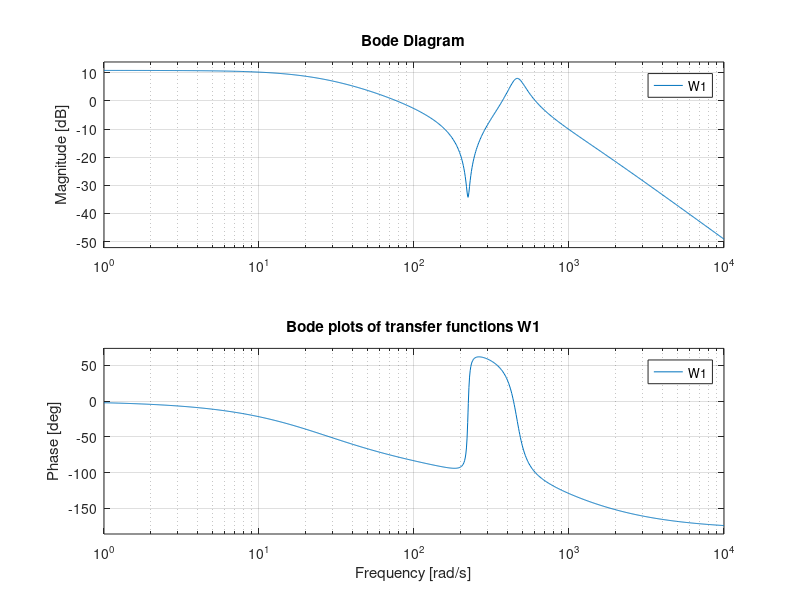
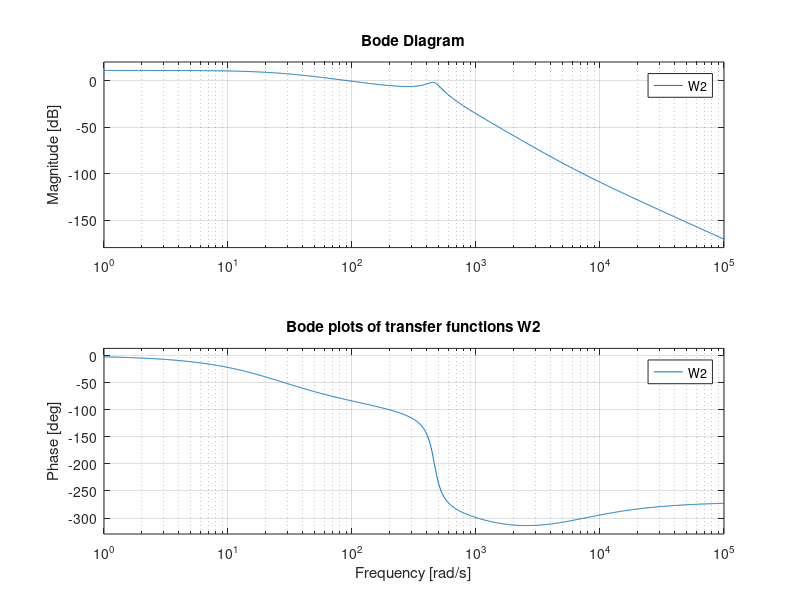
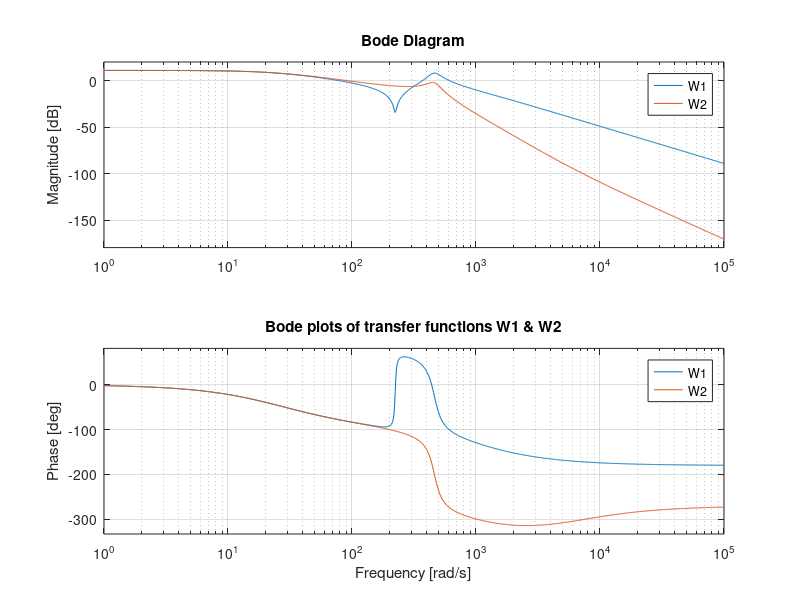

MATLAB code to generate these figures, in order: (Note: this script raises an error after producing the figures.)
U = 12;
psi = 0.28648;
Ra = 0.35;
La = 0.00035;
J_M = 0.00234;
J_L = 0.00703;
b = 0.06;
k = 350;


s = tf('s');
% W1
num1 = [psi*J_L, psi*b, psi*k];
den1 = [La*J_M*J_L, (La*b*(J_M+J_L)+Ra*J_M*J_L), (La*(J_M+J_L)*k+Ra*(J_M+J_L)*b+psi^2*J_L), (psi^2*b+Ra*((J_M+J_L)*k)), psi^2*k];
W1 = tf(num1, den1);

% W2
num2 = [psi*b, psi*k];
den2 = den1;
W2 = tf(num2, den2);

% Plot Bode diagram
% 绘制 W1 的独立Bode图
figure;
bode(W1);
grid on;
title('Bode plots of transfer functions W1');

% 绘制 W2 的独立Bode图
figure;
bode(W2);
grid on;
title('Bode plots of transfer functions W2');

% 绘制 W1 和 W2 的对比Bode图（同图显示）
figure;
bode(W1, W2);  % 直接传入多个系统，自动区分颜色
grid on;
title('Bode plots of transfer functions W1 & W2');
legend('W1', 'W2');  % 可选：添加图例明确标识

%% Task 3
u = out.INPUT(:, 1);
y = out.OUTPUT(:, 1);
Ts = 1e-3;
[txy, f] = tfestimate(u,y,[],[],[],(1 / Ts));
om = 2 * pi * f;
L = 20 * log10(abs(txy));
figure();
plot(om, L, '-k');
xlim([0.1, 5000]);
xlabel('\omega_M , rad/s')
ylabel('L, dB')
ax = gca;
set(ax,'XScale','log')
grid on
hold all 

%Define number of poles and number of zeros
pole_num = 4;
zero_num = 2;
sys_fr = idfrd(txy,om,Ts);
id_freq_tf = tfest(sys_fr, pole_num, zero_num);
w_ident_1 = tf(id_freq_tf.num, id_freq_tf.den);
bodemag(w_ident_1, '--r');
grid on;


figure();
plot(om, L, '-k');
hold all 
bode(W1);
hold on;
bode(W2);
bodemag(w_ident_1, '--r');
grid on;
title('comparison')